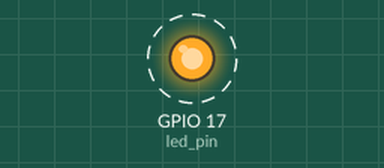
Recording of a program running on a simulated Raspberry Pi (BCM pin numbers). On the bench: output pins drawn as LEDs (lit = HIGH). Dashed ring = blinking.

Above: at 0.5 s.
Timing chart, 0 to 4.6 s (numbered marks = the images above):
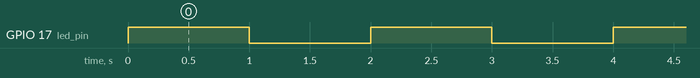

The program:

led_blink.py
```python
import RPi.GPIO as GPIO
import time

led_pin = 17
GPIO.setmode(GPIO.BCM)
GPIO.setup(led_pin, GPIO.OUT)

while True:
    GPIO.output(led_pin, GPIO.HIGH)
    time.sleep(1)
    GPIO.output(led_pin, GPIO.LOW)
    time.sleep(1)
```

Measured:
- by itself, GPIO 17 (led_pin): alternates HIGH for 1.0 s and LOW for 1.0 s
